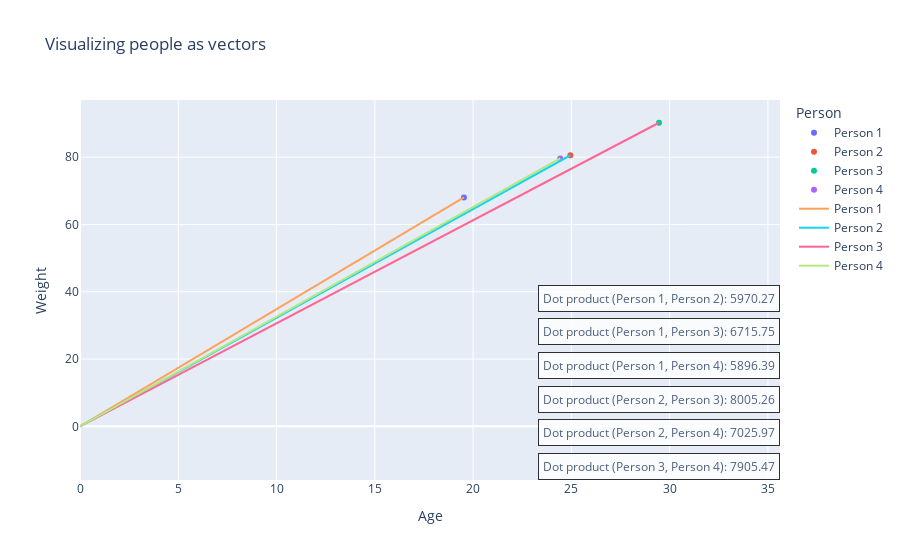

Source (notebook cell):
### Code cell
fig = px.scatter(df, x='Age', y='Weight', color='Person', size_max=60, title='Visualizing people as vectors')

# Add lines from the origin to each point
for _, row in df.iterrows():
    fig.add_trace(go.Scatter(x=[0, row['Age']], y=[0, row['Weight']],
                             mode='lines',
                             line=dict(width=2),
                             name=row['Person']))

# Add dot product labels in the lower right corner
annotations = []
start_position = df['Weight'].min() - 30  # Start the labels 30 units lower
for idx, pair in enumerate(dot_products):
    label = f'Dot product ({pair[0]}, {pair[1]}): {pair[2]}'
    annotations.append(go.layout.Annotation(
        x=df['Age'].max(), 
        y=start_position - idx * 10,  # Subtract idx * 10 to increase space between labels
        xref="x",
        yref="y",
        text=label,
        showarrow=False,
        font=dict(size=12),
        align="right",
        bordercolor="black",
        borderwidth=1,
        borderpad=4,
        bgcolor="white",
        opacity=0.8
    ))

fig.update_layout(annotations=annotations)

# Show the plot
fig.show()

### Figure 1 — Plotly figure (JSON) as saved in the notebook; plotly's stock layout.template omitted (floating-point values rounded to 4 significant figures)
{"data": [{"hovertemplate": "Person=Person 1<br>Age=%{x}<br>Weight=%{y}<extra></extra>", "legendgroup": "Person 1", "marker": {"color": "#636efa", "symbol": "circle"}, "mode": "markers", "name": "Person 1", "orientation": "v", "showlegend": true, "type": "scatter", "x": [19.53], "xaxis": "x", "y": [68.05], "yaxis": "y"}, {"hovertemplate": "Person=Person 2<br>Age=%{x}<br>Weight=%{y}<extra></extra>", "legendgroup": "Person 2", "marker": {"color": "#EF553B", "symbol": "circle"}, "mode": "markers", "name": "Person 2", "orientation": "v", "showlegend": true, "type": "scatter", "x": [24.95], "xaxis": "x", "y": [80.57], "yaxis": "y"}, {"hovertemplate": "Person=Person 3<br>Age=%{x}<br>Weight=%{y}<extra></extra>", "legendgroup": "Person 3", "marker": {"color": "#00cc96", "symbol": "circle"}, "mode": "markers", "name": "Person 3", "orientation": "v", "showlegend": true, "type": "scatter", "x": [29.46], "xaxis": "x", "y": [90.23], "yaxis": "y"}, {"hovertemplate": "Person=Person 4<br>Age=%{x}<br>Weight=%{y}<extra></extra>", "legendgroup": "Person 4", "marker": {"color": "#ab63fa", "symbol": "circle"}, "mode": "markers", "name": "Person 4", "orientation": "v", "showlegend": true, "type": "scatter", "x": [24.43], "xaxis": "x", "y": [79.63], "yaxis": "y"}, {"line": {"width": 2}, "mode": "lines", "name": "Person 1", "type": "scatter", "x": [0, 19.53], "y": [0, 68.05]}, {"line": {"width": 2}, "mode": "lines", "name": "Person 2", "type": "scatter", "x": [0, 24.95], "y": [0, 80.57]}, {"line": {"width": 2}, "mode": "lines", "name": "Person 3", "type": "scatter", "x": [0, 29.46], "y": [0, 90.23]}, {"line": {"width": 2}, "mode": "lines", "name": "Person 4", "type": "scatter", "x": [0, 24.43], "y": [0, 79.63]}], "layout": {"annotations": [{"align": "right", "bgcolor": "white", "bordercolor": "black", "borderpad": 4, "borderwidth": 1, "font": {"size": 12}, "opacity": 0.8, "showarrow": false, "text": "Dot product (Person 1, Person 2): 5970.27", "x": 29.46, "xref": "x", "y": 38.05, "yref": "y"}, {"align": "right", "bgcolor": "white", "bordercolor": "black", "borderpad": 4, "borderwidth": 1, "font": {"size": 12}, "opacity": 0.8, "showarrow": false, "text": "Dot product (Person 1, Person 3): 6715.75", "x": 29.46, "xref": "x", "y": 28.05, "yref": "y"}, {"align": "right", "bgcolor": "white", "bordercolor": "black", "borderpad": 4, "borderwidth": 1, "font": {"size": 12}, "opacity": 0.8, "showarrow": false, "text": "Dot product (Person 1, Person 4): 5896.39", "x": 29.46, "xref": "x", "y": 18.05, "yref": "y"}, {"align": "right", "bgcolor": "white", "bordercolor": "black", "borderpad": 4, "borderwidth": 1, "font": {"size": 12}, "opacity": 0.8, "showarrow": false, "text": "Dot product (Person 2, Person 3): 8005.26", "x": 29.46, "xref": "x", "y": 8.05, "yref": "y"}, {"align": "right", "bgcolor": "white", "bordercolor": "black", "borderpad": 4, "borderwidth": 1, "font": {"size": 12}, "opacity": 0.8, "showarrow": false, "text": "Dot product (Person 2, Person 4): 7025.97", "x": 29.46, "xref": "x", "y": -1.95, "yref": "y"}, {"align": "right", "bgcolor": "white", "bordercolor": "black", "borderpad": 4, "borderwidth": 1, "font": {"size": 12}, "opacity": 0.8, "showarrow": false, "text": "Dot product (Person 3, Person 4): 7905.47", "x": 29.46, "xref": "x", "y": -11.95, "yref": "y"}], "legend": {"title": {"text": "Person"}, "tracegroupgap": 0}, "title": {"text": "Visualizing people as vectors"}, "xaxis": {"anchor": "y", "domain": [0, 1], "title": {"text": "Age"}}, "yaxis": {"anchor": "x", "domain": [0, 1], "title": {"text": "Weight"}}}}
